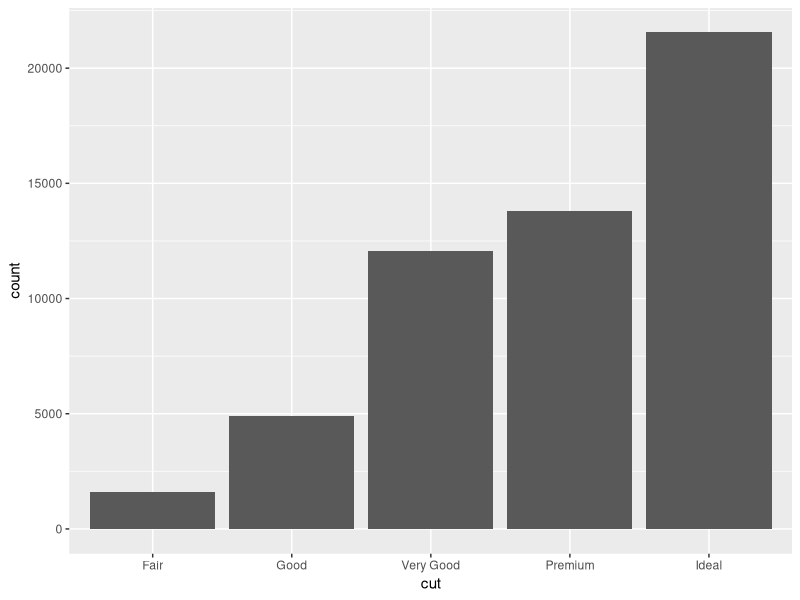
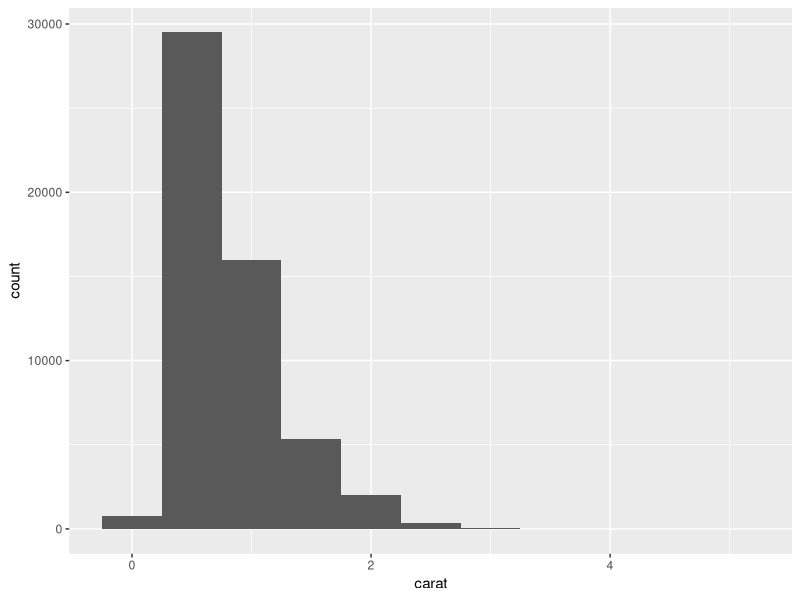
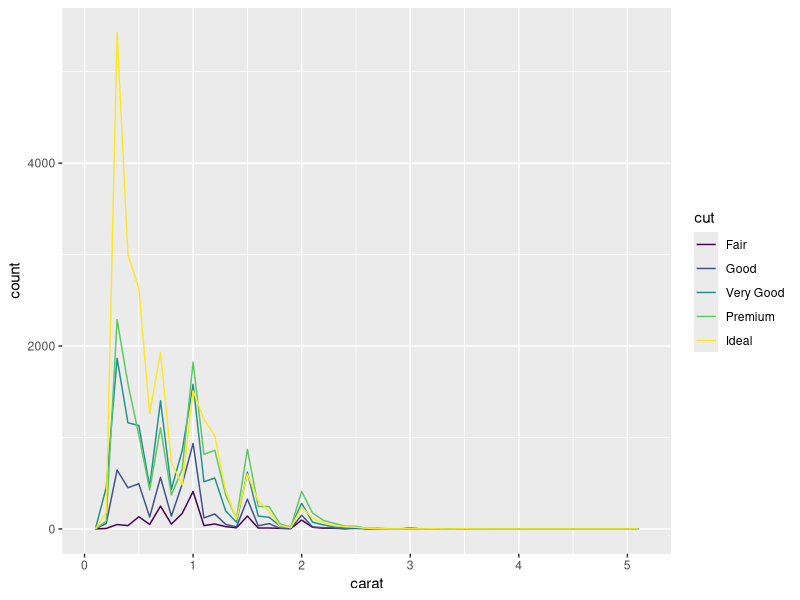

Recreate these plots in R, in order.
## ---- chunk 1
library(tidyverse)
## ---- chunk 2
# Variation as a plot:
diamonds %>%
  ggplot(aes(x = cut)) +
  geom_bar()

# Variation as a table:
diamonds %>%
  count(cut) %>%           # counts the number of each type
  mutate(prop = n/sum(n))  # gives the proportion of each type
## ---- chunk 3
diamonds %>%
  ggplot(aes(x = carat)) +
  geom_histogram(binwidth = 0.5) # You should explore data with different binwidths

diamonds %>%
  count(cut_width(carat, 
                  0.5)) %>%  # width is required for cut_width
  mutate(prop = n / sum(n))
## ---- chunk 4
ggplot(data = diamonds, mapping = aes(x = carat, color = cut)) +
  geom_freqpoly(binwidth = 0.1)
